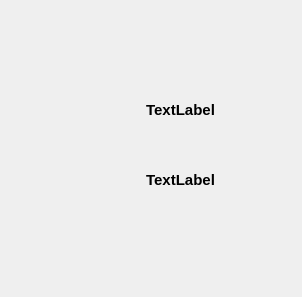
<?xml version="1.0" encoding="UTF-8"?>
<ui version="4.0">
 <class>GenerarUI</class>
 <widget class="QWidget" name="GenerarUI">
  <property name="geometry">
   <rect>
    <x>0</x>
    <y>0</y>
    <width>302</width>
    <height>297</height>
   </rect>
  </property>
  <property name="windowTitle">
   <string>Form</string>
  </property>
  <widget class="QLabel" name="fondo">
   <property name="geometry">
    <rect>
     <x>0</x>
     <y>-10</y>
     <width>341</width>
     <height>321</height>
    </rect>
   </property>
   <property name="styleSheet">
    <string notr="true">#fondo{
	border-image: url(:/C:/Users/Joaquin/Downloads/Documento Estancia.png);
}</string>
   </property>
   <property name="text">
    <string/>
   </property>
   <property name="pixmap">
    <pixmap resource="imagenFondo.qrc">:/C:/Users/Joaquin/Downloads/Documento Estancia.png</pixmap>
   </property>
  </widget>
  <widget class="QLabel" name="tipoVisita">
   <property name="geometry">
    <rect>
     <x>120</x>
     <y>100</y>
     <width>121</width>
     <height>20</height>
    </rect>
   </property>
   <property name="font">
    <font>
     <family>Nirmala UI</family>
     <pointsize>11</pointsize>
     <bold>true</bold>
    </font>
   </property>
   <property name="text">
    <string>TextLabel</string>
   </property>
   <property name="alignment">
    <set>Qt::AlignCenter</set>
   </property>
  </widget>
  <widget class="QLabel" name="duracionVisita">
   <property name="geometry">
    <rect>
     <x>120</x>
     <y>170</y>
     <width>121</width>
     <height>20</height>
    </rect>
   </property>
   <property name="font">
    <font>
     <family>Nirmala UI</family>
     <pointsize>11</pointsize>
     <bold>true</bold>
    </font>
   </property>
   <property name="text">
    <string>TextLabel</string>
   </property>
   <property name="alignment">
    <set>Qt::AlignCenter</set>
   </property>
  </widget>
 </widget>
 <resources>
  <include location="imagenFondo.qrc"/>
 </resources>
 <connections/>
</ui>
